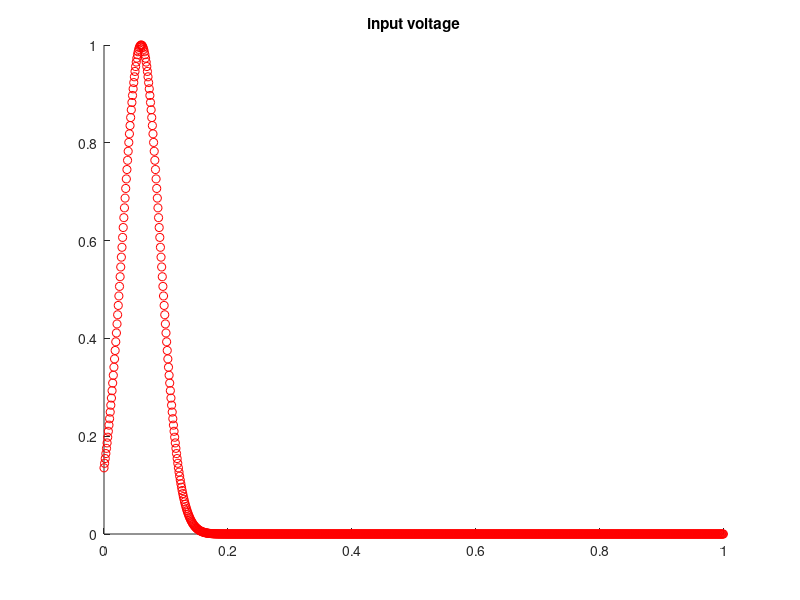
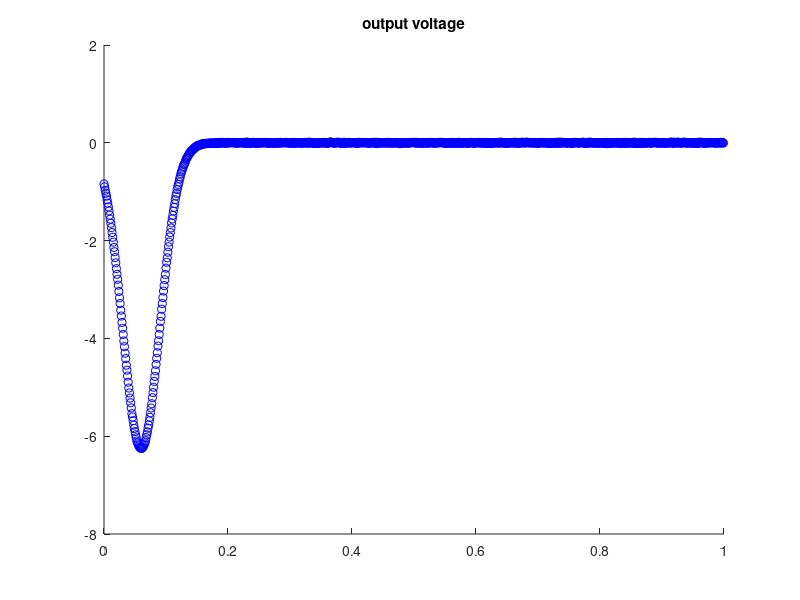
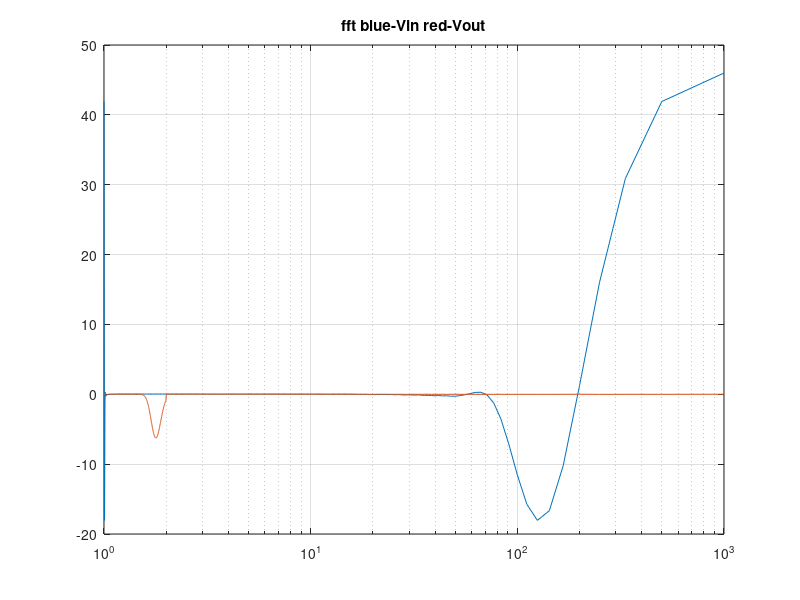
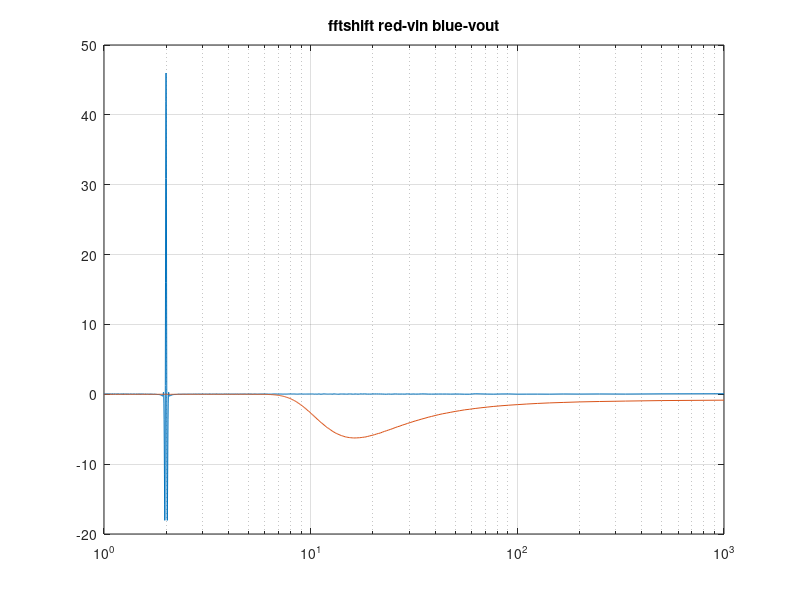

Write MATLAB code to recreate these figures, in order.
clear all
close all

R1 = 1;
C = 0.25;
R2 = 2;
L = 0.2;
R3 = 10;
a = 100;
R4 = 0.1;
Ro = 1000;
Cn = 0.00001;
Y1 = 1/R1;
Y2 = 1/R2;
Y3 = 1/R3;
Y4 = 1/R4;

% V = [V1    V2            V3   V4     V5           i1  iL  i3];
G = [-1/R1  1/R1           0     0      0            1   0   0;
    1/R1 (-1/R1)-(1/R2)  0     0      0            0  -1   0;
    0      0            -1/R3  0      0            0   1   0;
    0      0            0   -1/R4  1/R4            0   0   1;
    0      0            0    1/R4 (-1/R4)-(1/Ro)   0   0   0;
    1      0            0      0      0            0   0   0;
    0      1            -1     0      0            0   0   0;
    0      0            a/R3   1      0            0   0   0]
%%%% I think I need to make in a variable rather than a constant

% V = [V1  V2  V3   V4  V5 i1  iL i3];
Cm =   [-C  C   0   0   0   0   0  0;
    C  -C   0   0   0   0   0  0;
    0   0  -Cn  0   0   0   0  0;
    0   0   0   0   0   0   0  0;
    0   0   0   0   0   0   0  0;
    0   0   0   0   0   0   0  0;
    0   0   0   0   0   0  -L  0;
    0   0   0   0   0   0   0  0]

%%%%%%%%%%%%%%%% Remember to output the matrices above %%%%%%%%%%%%%%

n = 0;
tstep = 0.001;
time =0;


for m = 1:1000
    n = n + 1;
    
    In = randn*0.001;
    Vin = exp(-(time-0.06).^2/(2*(0.03)^2));
    
    F = [0 0 In 0 0 Vin 0 0];
    V = G\F';
    V3(n) = V(3);
    Vo(n) = V(5);
    
    figure(10);
    hold on
    scatter(time,Vin,'r')
    title('input voltage')
    figure(11)
    hold on
    scatter(time,V(5),'b')
    title('output voltage')
       
    time = tstep*n;
end

freq = 1./(tstep:tstep:time);
Xin = fft(V3);
Xout = fftshift(Vo);

figure(12)
semilogx(freq,Xin,freq,Xout)
title('fft blue-Vin red-Vout')
grid on

figure(13)
Xshiftin = fftshift(Xin);
Xshiftout = fftshift(Xout);
semilogx(freq,Xshiftin,freq,Xshiftout)
grid on
title('fftshift red-vin blue-vout')

